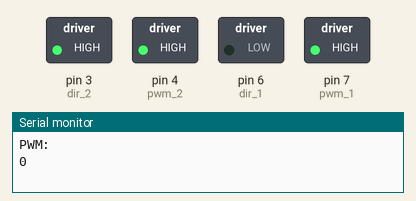
A sketch run on a simulated Arduino Uno, built with avr-gcc and run on an emulated ATmega328P. Shown: switched loads named in the sketch (green lamp = pin HIGH), the last lines printed to the serial monitor. At 30.8 s the program stops and its outputs stay as they are.

Above: at 0.06 s.
At 7.64 s:
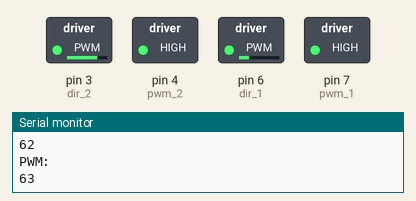
At 15.34 s:
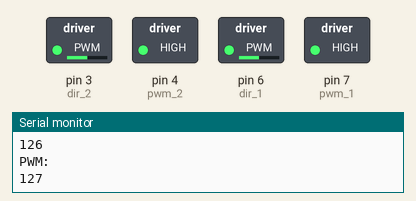
At 23.05 s:
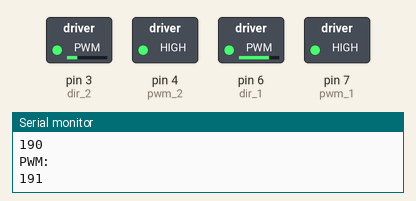
At 30.7 s:
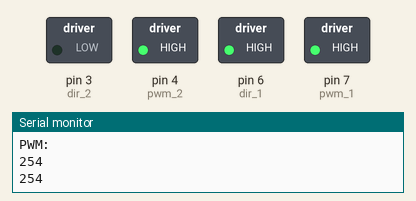
Timing chart, 0 to 32.2 s (numbered marks = the images above):
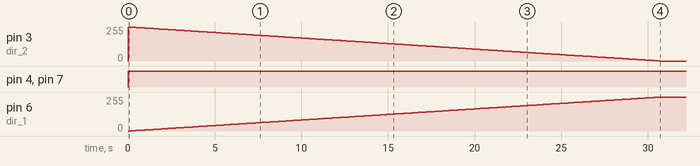

The sketch:

duemotori_lock.ino
```cpp
// define pin name
 #define pwm_2 4
 #define pwm_1 7
 #define dir_2 3
 #define dir_1 6
void setup() {
 pinMode(pwm_2, OUTPUT);
 pinMode(pwm_1, OUTPUT);
 pinMode(dir_1, OUTPUT);
 pinMode(dir_2, OUTPUT);
 Serial.begin(9600);
 //Serial.println(&quot;DIR&quot;);
}
void loop() {
 int pwm_value = 0;
 int opposite_i;
 digitalWrite(pwm_1,HIGH);
 digitalWrite(pwm_2,HIGH);
 for(int i=0;i<=255;i++){
   analogWrite(dir_1,i);
   opposite_i=255-i;
   analogWrite(dir_2,(255-i));
   Serial.println("PWM:");
   Serial.println(i); //Display the value of PWM
   delay(120);
   Serial.println(i);
 }
 while(1)
 continue;
}
```

Measured:
- by itself, pin 4 (pwm_2), pin 7 (pwm_1): LOW → HIGH at 0.00 s
- by itself, pin 6 (dir_1): moves from 0/255 to 255/255 over 30.6 s
- by itself, pin 3 (dir_2): 0/255 → 255/255 at 0.00 s, → 254/255 0.12 s later, → 253/255 0.12 s later, → 252/255 0.12 s later, … (256 changes in this stretch)
